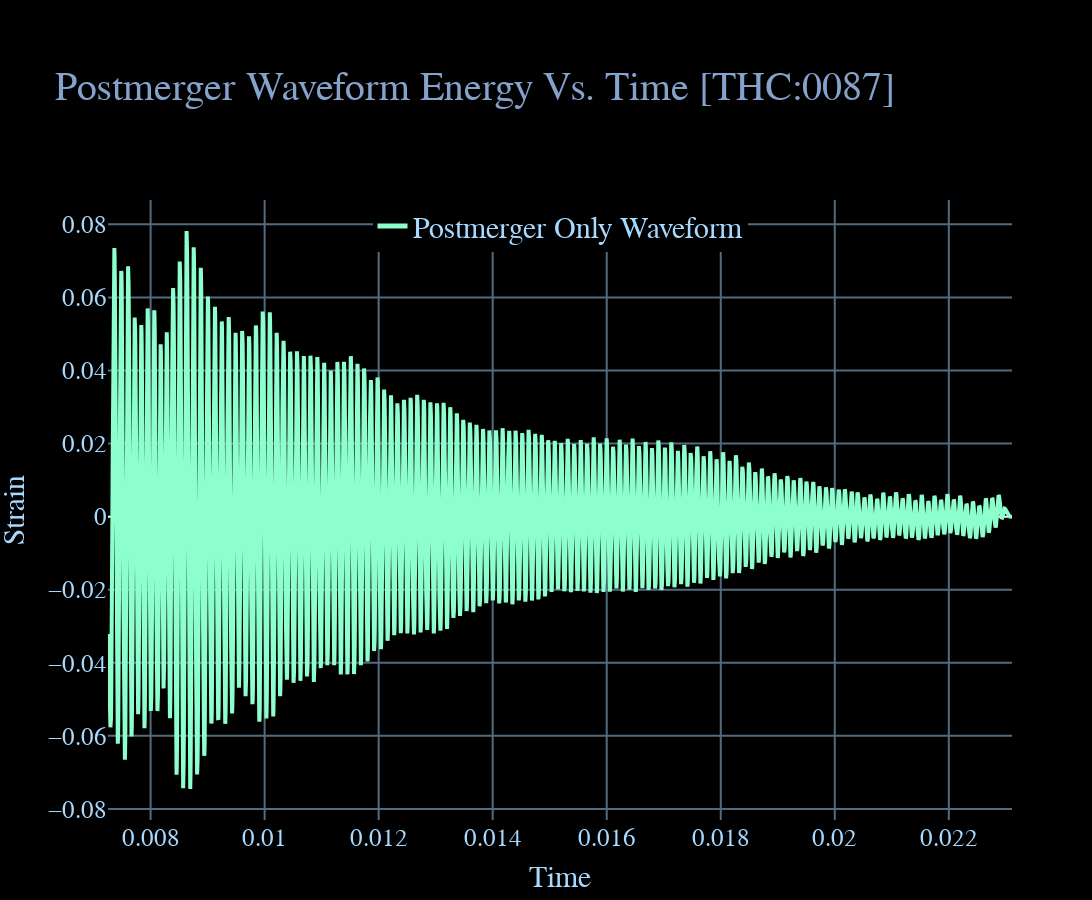

Here is the notebook cell this chart was saved with:
### Code cell
title = "Postmerger Waveform Energy Vs. Time [THC:0087]"
fig = pplt(
    [
        # go.Scatter(x=initial_time, y=initial_rstr, name="Complete Merger Waveform", line=dict(
        #     width=4, color=rgba(255, 255, 255))),

        go.Scatter(x=postmerger_time, y=postmerger_rstr, name="Postmerger Only Waveform", line=dict(
            width=4, color=rgba(140, 255, 205))),

        # go.Scatter(x=initial_time, y=initial_ener, name="Total Waveform Energy", line=dict(
        #     width=4, color=rgba(255, 200-20, 200-20))),

        # go.Heatmap(z=noised, colorscale="Ice",
        #            colorbar=dict(title='Energy')),
    ],
    height=900,
    width=1600, title=title, ytitle="Strain", xtitle="Time")
# fig.update_yaxes(range=[-.25, .25])
# fig.update_layout(yaxis = dict(tickmode = "array",
#                                 tickvals = [0,50,100,150,200,250,300,350,400],
#                                ticktext=freqs))
fig.show()

### Figure 1 — Plotly figure (JSON) as saved in the notebook; plotly's stock layout.template omitted (floating-point values rounded to 4 significant figures; data arrays with more than 128 entries replaced by an {"elided": "..."} marker saying what was removed)
{"data": [{"line": {"color": "rgba(140,255,205,255)", "width": 4}, "name": "Postmerger Only Waveform", "type": "scatter", "x": {"elided": "3694 float values"}, "y": {"elided": "3694 float values"}}], "layout": {"font": {"color": "rgba(168,217,255,255)", "family": "Verdana", "size": 25}, "height": 900, "legend": {"font": {"color": "rgba(168,217,255,255)", "family": "Verdana", "size": 30}, "itemsizing": "constant", "itemwidth": 30, "orientation": "h", "x": 0.5, "xanchor": "center", "y": 1, "yanchor": "top"}, "margin": {"t": 200}, "paper_bgcolor": "rgba(0,0,0,255)", "plot_bgcolor": "rgba(0,0,0,255)", "showlegend": true, "title": {"font": {"color": "rgba(133,162,204,255)", "family": "Verdana", "size": 40}, "text": "Postmerger Waveform Energy Vs. Time [THC:0087]"}, "width": 1600, "xaxis": {"gridcolor": "rgba(83,107,126,255)", "gridwidth": 2, "linecolor": "rgba(83,107,126,255)", "linewidth": 2, "mirror": true, "showgrid": true, "showline": false, "title": {"font": {"color": "rgba(168,217,255,255)", "family": "Verdana", "size": 30}, "text": "Time"}}, "yaxis": {"gridcolor": "rgba(83,107,126,255)", "gridwidth": 2, "linecolor": "rgba(83,107,126,255)", "linewidth": 2, "mirror": true, "showgrid": true, "showline": false, "title": {"font": {"color": "rgba(168,217,255,255)", "family": "Verdana", "size": 30}, "text": "Strain"}}}}
